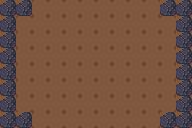

Tiled map render using the project's own tile images. Description and the whole map definition, tile-layer contents included, below:
An orthogonal 12x8 tile map with 16x16 px tiles, 1 tile layer (Tile Layer 1).

<map version="1.8" tiledversion="1.8.5" orientation="orthogonal" renderorder="right-down" width="12" height="8" tilewidth="16" tileheight="16" infinite="0" nextlayerid="2" nextobjectid="1">
 <properties>
  <property name="down" type="bool" value="true" />
  <property name="left" type="bool" value="false" />
  <property name="right" type="bool" value="false" />
  <property name="up" type="bool" value="true" />
 </properties>
 <tileset firstgid="1" source="../Isaac.tsx" />
 <layer id="1" name="Tile Layer 1" width="12" height="8">
  <data encoding="csv">
17,17,1,1,1,1,1,1,1,1,17,17,
17,1,1,1,1,1,1,1,1,1,1,17,
17,1,1,1,1,1,1,1,1,1,1,17,
17,1,1,1,1,1,1,1,1,1,1,17,
17,1,1,1,1,1,1,1,1,1,1,17,
17,1,1,1,1,1,1,1,1,1,1,17,
17,1,1,1,1,1,1,1,1,1,1,17,
17,17,1,1,1,1,1,1,1,1,17,17
</data>
 </layer>
</map>
